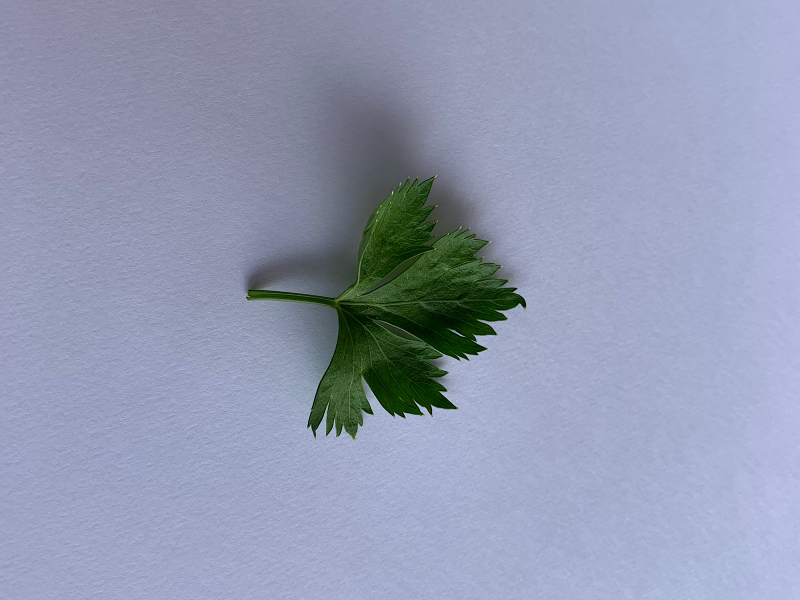
#> input picture Image Classification using ANN/dataset/daun/daun_seledri/001.jpg.JPG, 1600 x 1200 px (shown at 1/2 size); its folder holds only this picture in this run
$ python main.py
#> lines starting #> are read from the running program, lines starting #| are printed output that depends on the picture; after the words box and inside, x2 and y2 are one past the last pixel; in counts of white or black regions, pixels touching at a corner belong together
import cv2 as cv
# [48 lines of commented-out code are left out]
import glob
import numpy as np
imdir = 'dataset/daun_seledri/'
ext = ['png','jpg','gif'] #add image formats
files = []
[files.extend(glob.glob(imdir + '*.'+e)) for e in ext]
images = [cv.imread(file) for file in files]
#> images = 1 item
#adjust contrast
i = 1
for img in images :
    im_kon = cv.addWeighted(img,1.5,np.zeros(img.shape,img.dtype),0,-100)
    im_name = "dataset/daun_seledri_kontras/" + str(i) + ".png"
    cv.imwrite(im_name, im_kon)
    i+=1
#> this loop made 1 pass
#> (im_name, i) on pass 1: ('dataset/daun_seledri_kontras/1.png', 2)
#> pass 1, `im_kon = cv.addWeighted(img,1.5,np.zeros(img.shape,img.dtype),0,-100)`:
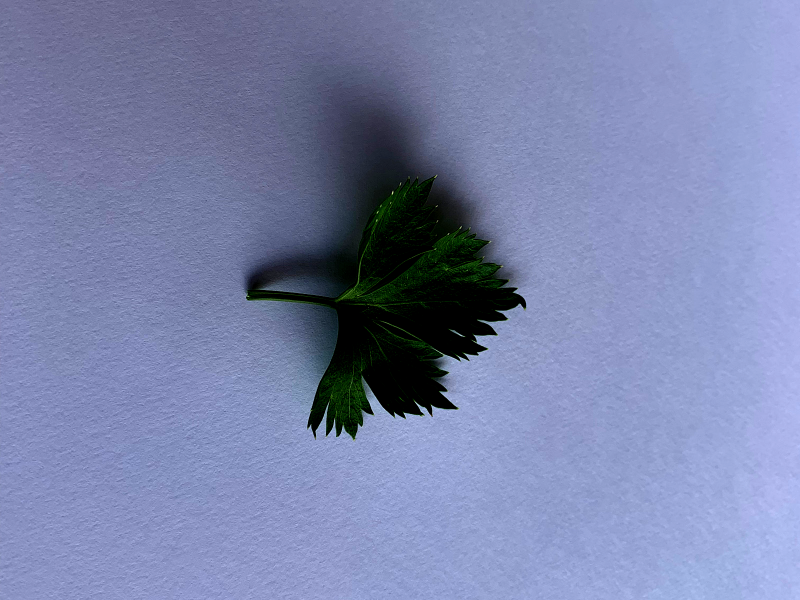
#> im_kon: shape (1200, 1600, 3) (shown at 1/2 size); mean B, G, R 171.7, 132, 122.4
#> after the loop, i = 2
################################################################# beruntun  Greyscale
import glob
imdir = 'dataset/daun_seledri/'
ext = ['png','jpg','gif'] #add image formats
files = []
[files.extend(glob.glob(imdir + '*.'+e)) for e in ext]
images = [cv.imread(file) for file in files]
#adjust contrast
i = 1
for img in images :
    im_gray = cv.cvtColor(img, cv.COLOR_BGR2GRAY)
    im_name1 = "dataset/daun_seledri_gyroscale/" + str(i) + ".png"
    cv.imwrite(im_name1, im_gray)
    i+=1
#> this loop made 1 pass
#> pass 1, `im_gray = cv.cvtColor(img, cv.COLOR_BGR2GRAY)`:
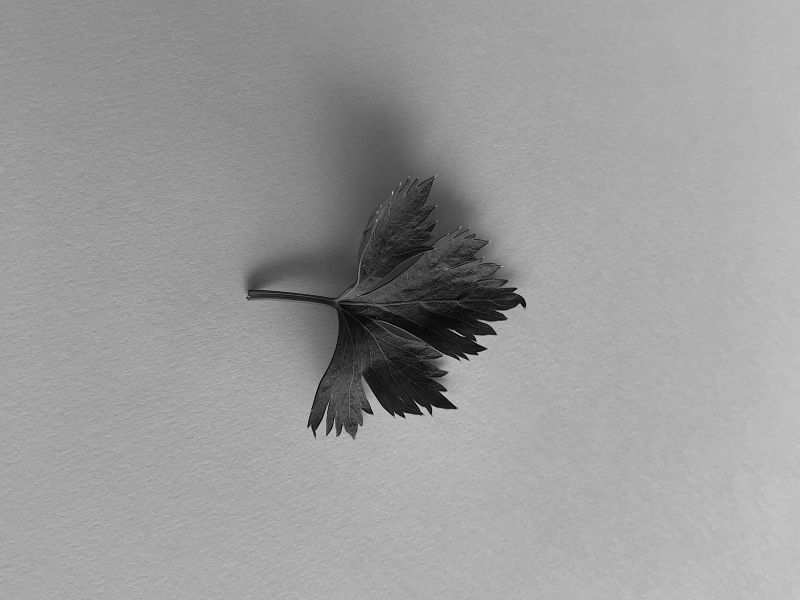
#> im_gray: shape (1200, 1600) (shown at 1/2 size); min 0, max 241, mean 154.3
#> after the loop, i = 2
################################################################# beruntun edge
import glob
imdir = 'dataset/daun_seledri/'
ext = ['png','jpg','gif'] #add image formats
files = []
[files.extend(glob.glob(imdir + '*.'+e)) for e in ext]
images = [cv.imread(file) for file in files]
#adjust contrast
i = 1
for img in images :
    im_edges = cv.Canny(img,100,200)
    im_name2 = "dataset/daun_seledri_edge/" + str(i) + ".png"
    cv.imwrite(im_name2, im_edges)
    i+=1
#> this loop made 1 pass
#> pass 1, `im_edges = cv.Canny(img,100,200)`:
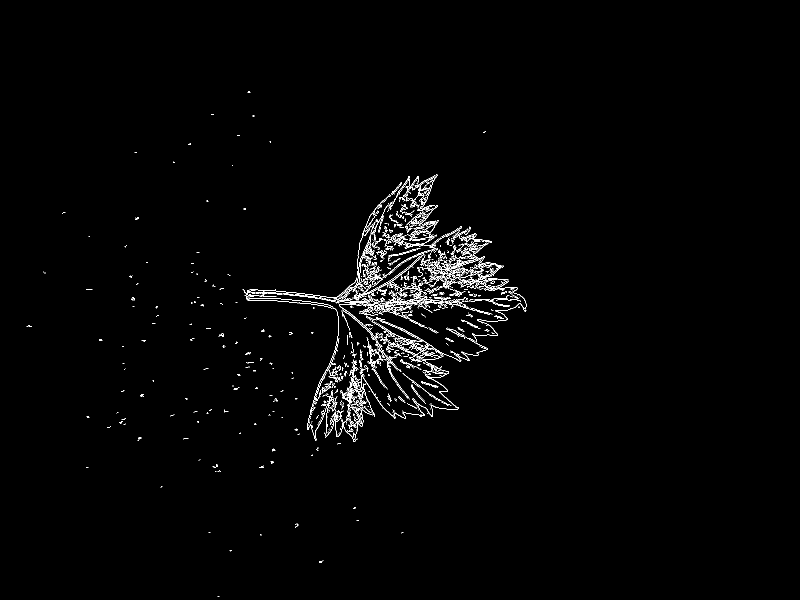
#> im_edges: shape (1200, 1600) (shown at 1/2 size); 1.3% white in thin lines or dots, all inside (x1, y1, x2, y2) = (53, 182, 1053, 1193)
#> after the loop, i = 2

$ run again, on Image Classification using ANN/dataset/daun/daun_seledri/061.jpg.JPG
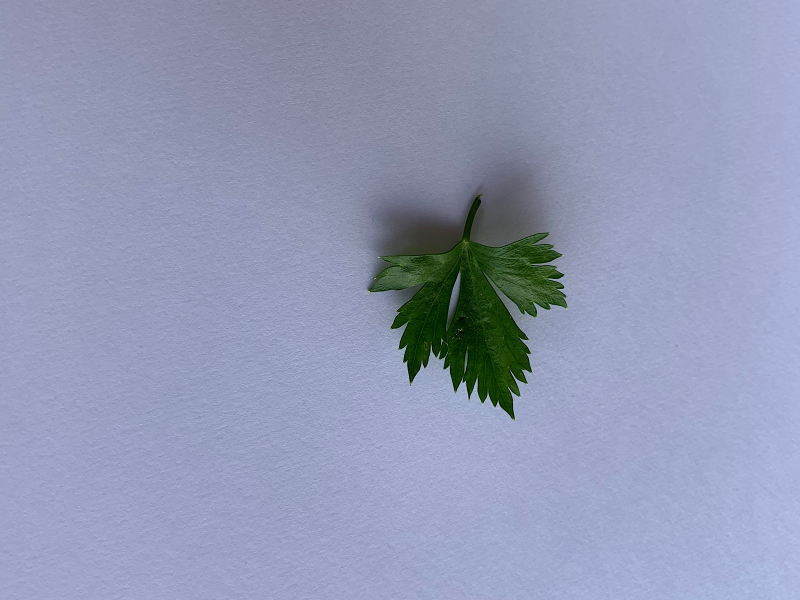
#> input picture Image Classification using ANN/dataset/daun/daun_seledri/061.jpg.JPG, 1600 x 1200 px (shown at 1/2 size)
#> images = 1 item
#> the loop `for img in images :` made 1 pass
#> (im_name, i) on pass 1: ('dataset/daun_seledri_kontras/1.png', 2)
#> after the loop `for img in images :`: i = 2
#> the loop `for img in images :` made 1 pass
#> pass 1, `im_gray = cv.cvtColor(img, cv.COLOR_BGR2GRAY)`:
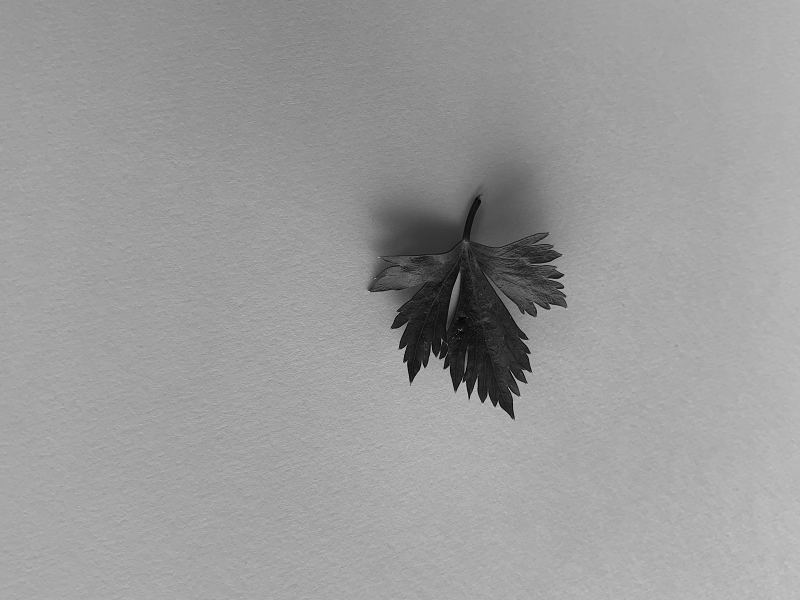
#> im_gray: shape (1200, 1600) (shown at 1/2 size); min 0, max 239, mean 154.4
#> the loop `for img in images :` made 1 pass
#> pass 1, `im_edges = cv.Canny(img,100,200)`:
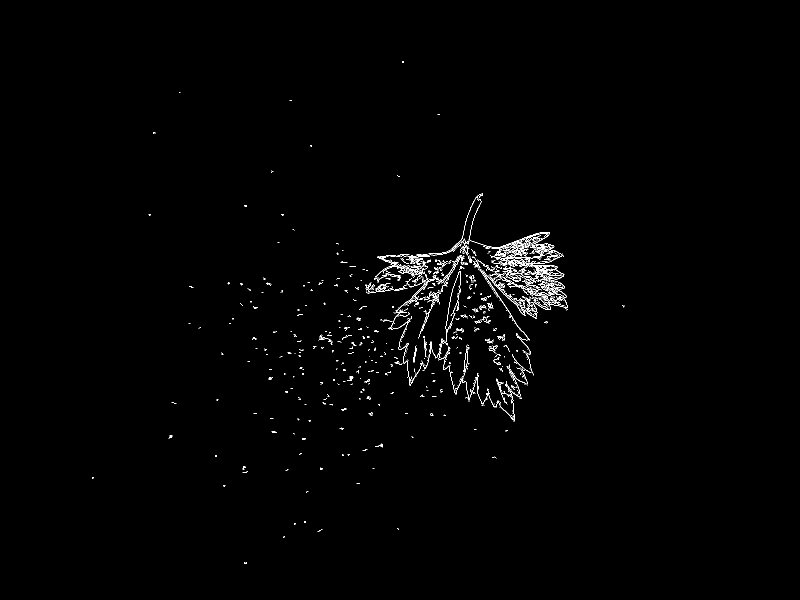
#> im_edges: shape (1200, 1600) (shown at 1/2 size); 0.78% white in thin lines or dots, all inside (x1, y1, x2, y2) = (184, 122, 1249, 1128)

$ run again, on Image Classification using ANN/dataset/daun/daun_seledri/079.jpg.JPG
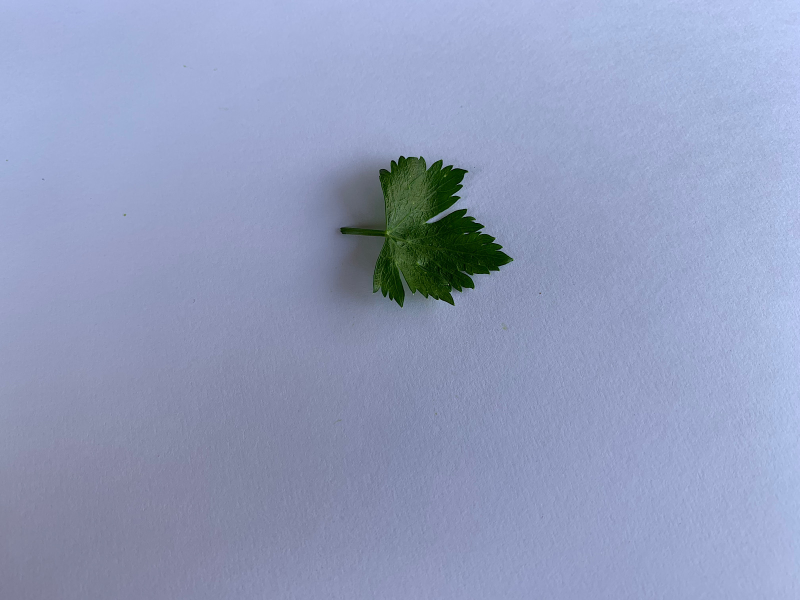
#> input picture Image Classification using ANN/dataset/daun/daun_seledri/079.jpg.JPG, 1600 x 1200 px (shown at 1/2 size)
#> images = 1 item
#> the loop `for img in images :` made 1 pass
#> (im_name, i) on pass 1: ('dataset/daun_seledri_kontras/1.png', 2)
#> after the loop `for img in images :`: i = 2
#> the loop `for img in images :` made 1 pass
#> pass 1, `im_gray = cv.cvtColor(img, cv.COLOR_BGR2GRAY)`:
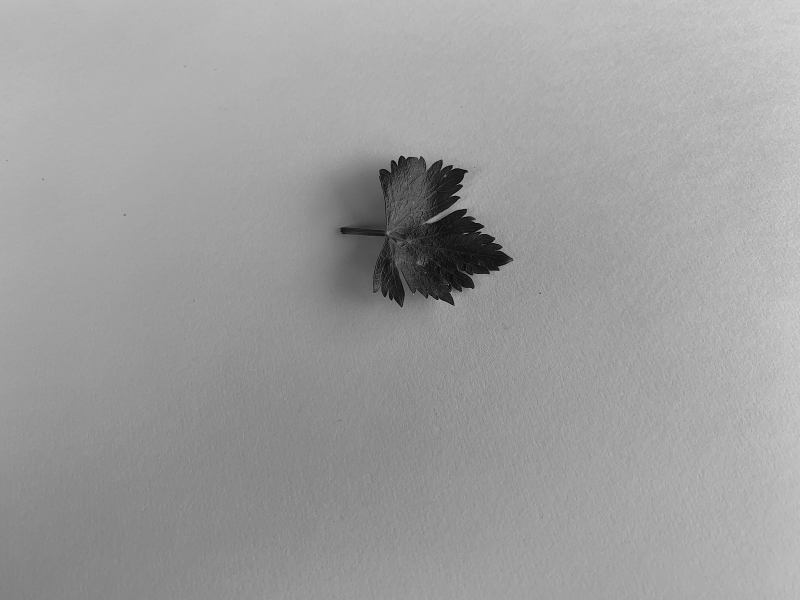
#> im_gray: shape (1200, 1600) (shown at 1/2 size); min 0, max 224, mean 157.3
#> the loop `for img in images :` made 1 pass
#> pass 1, `im_edges = cv.Canny(img,100,200)`:
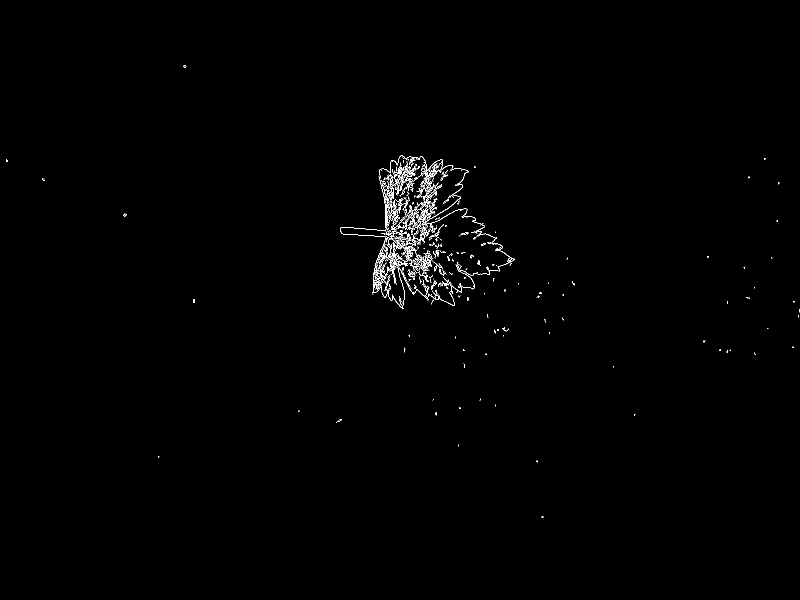
#> im_edges: shape (1200, 1600) (shown at 1/2 size); 0.55% white in thin lines or dots, all inside (x1, y1, x2, y2) = (12, 131, 1600, 1036)
